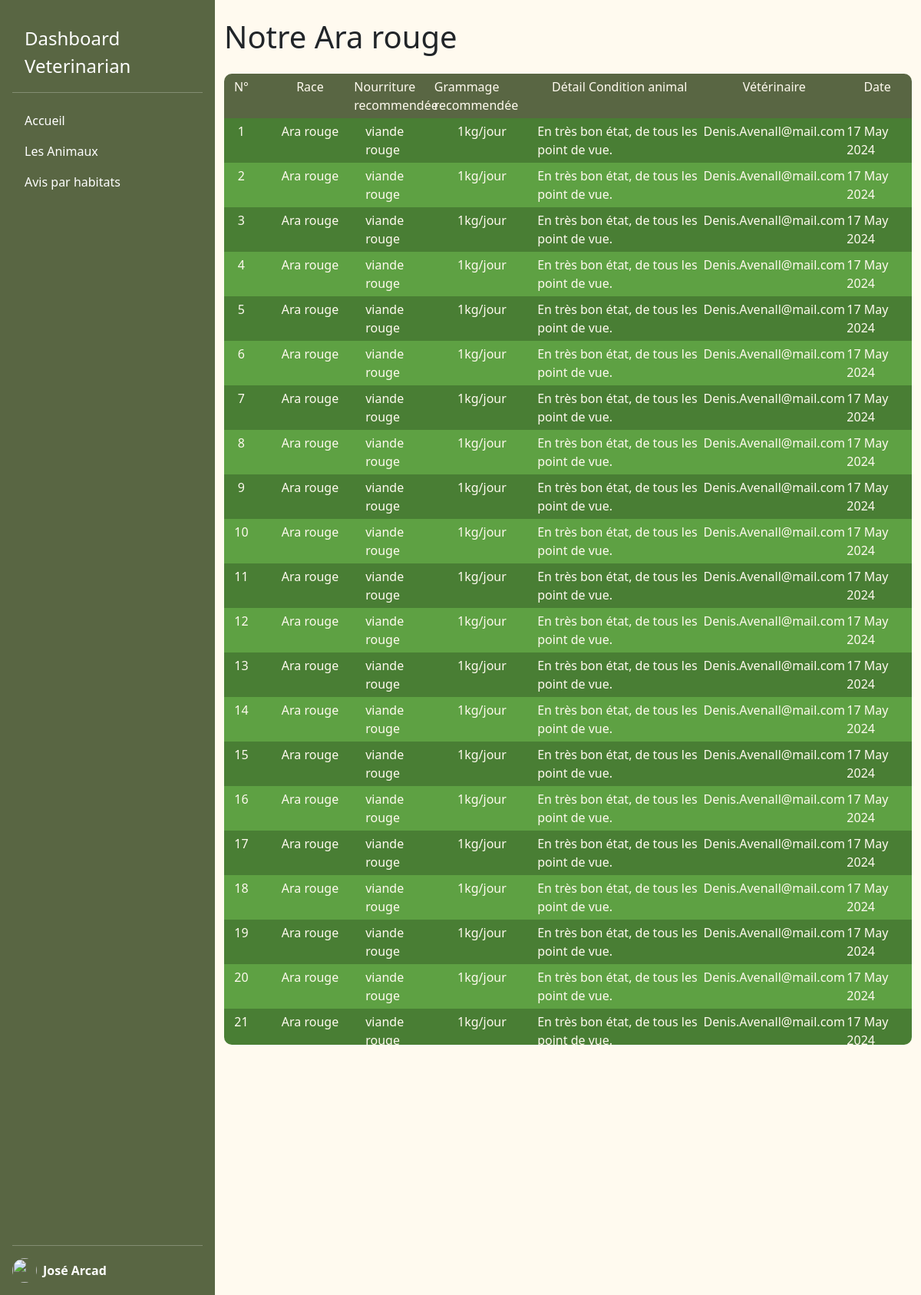
The page /veterinarian/pages/animalOpinion.php?animal_id=4 on the database its author committed.
### tables this page shows
CREATE TABLE IF NOT EXISTS `animal`(
    animal_id INT NOT NULL AUTO_INCREMENT,
    animal_race VARCHAR(255) NOT NULL,
    animal_condition VARCHAR(255),
    food VARCHAR(255),
    food_weight VARCHAR(255),
    food_date_time INT,
    veterinary_opinion_id INT,
    habitat_id INT,
    class_id INT,
    PRIMARY KEY(animal_id),
    FOREIGN KEY(habitat_id) REFERENCES habitat(habitat_id),
    FOREIGN KEY(class_id) REFERENCES class(class_id)
);

CREATE TABLE IF NOT EXISTS `veterinary_opinion`(
    veterinary_opinion_id INT NOT NULL AUTO_INCREMENT,
    date INT NOT NULL,
    recommended_food VARCHAR(255) NOT NULL,
    recommended_food_weight VARCHAR(255) NOT NULL,
    animal_condition_details VARCHAR(255),
    username VARCHAR(255),
    animal_id INT,
    PRIMARY KEY(veterinary_opinion_id),
    FOREIGN KEY(username) REFERENCES user(username),
    FOREIGN KEY(animal_id) REFERENCES animal(animal_id)
);

### lib/functions.php (called while the page is built, shortened)
<?php
function getAnimal(PDO $pdo, int $animal_id): array
{
    $query = $pdo->prepare("SELECT * FROM animal JOIN class ON animal.class_id=class.class_id JOIN habitat ON animal.habitat_id=habitat.habitat_id WHERE animal_id=:animal_id");
    $query->bindValue(":animal_id", $animal_id);
    $query->execute();
    $animal = $query->fetch(PDO::FETCH_ASSOC);
    return $animal;
}
function getVeterinarianOpinions(PDO $pdo): array
{
    $query = $pdo->prepare("SELECT * FROM veterinary_opinion");
    $query->execute();
    $veterinary_opinions = $query->fetchAll(PDO::FETCH_ASSOC);
    return $veterinary_opinions;
}

### veterinarian/pages/animalOpinion.php (the view, shortened to what this page needs)
<?php
require_once __DIR__ . "../../templates/header.php";
$animal_id = $_GET['animal_id'];
$animal = getAnimal($pdo, $animal_id);
$veterinary_opinions = getVeterinarianOpinions($pdo);
?>
<div class="container">
    <div class="d-flex align-items-center justify-content-between">
        <h1 class="my-4">Notre <?= $animal['animal_race'] ?></h1>
    </div>
    <div class="table">
        <div class="table_head table_head_opinion_animals">
            <div class="table_head_text">N°</div>
            <div class="table_head_text">Race</div>
            <div class="table_head_text">Nourriture recommendée</div>
            <div class="table_head_text">Grammage recommendée</div>
            <div class="table_head_text">Détail Condition animal</div>
            <div class="table_head_text">Vétérinaire</div>
            <div class="table_head_text">Date</div>
        </div>
        <?php foreach ($veterinary_opinions as $key => $veterinary_opinion) { ?>
            <div class="table_body table_body_opinion_animals <?php if ($key % 2 === 0) {
                                                            echo "striped";
                                                        } ?>">
                <div class="table_body_text"><?= $veterinary_opinion['veterinary_opinion_id'] ?></div>
                <div class="table_body_text"><?= $animal['animal_race'] ?></div>
                <div class="table_body_text"><?= $veterinary_opinion['recommended_food'] ?></div>
                <div class="table_body_text"><?= $veterinary_opinion['recommended_food_weight'] ?></div>
                <div class="table_body_text"><?= $veterinary_opinion['animal_condition_details'] ?></div>
                <div class="table_body_text"><?= $veterinary_opinion['username'] ?></div>
                <div class="table_body_text"><?= date('d M Y', $veterinary_opinion['date']) ?></div>
            </div>
        <?php } ?>
    </div>
</div>
<?php
require_once __DIR__ . "../../templates/footer.php";
?>

### veterinarian/assets/css/styles.css (style rules this page uses)
body { margin: 0; background-color: #fffaef; }
@media screen and (min-width: 993px) { .table { max-height: 75vh; width: 100%; color: #fffaef; overflow: scroll; border-radius: 10px; } }
@media screen and (min-width: 993px) { .table_head { background-color: #596643; } }
@media screen and (min-width: 993px) { .table_body { background-color: #5ea143; } }
@media screen and (min-width: 993px) { .striped { background-color: #497e34; } }
@media screen and (min-width: 993px) { .table_head, .table_body { display: grid; grid-template-columns: 5% 15% 30% 20% 15% 15%; } }
@media screen and (min-width: 993px) { .table_head_text, .table_body_text { display: flex; justify-content: center; padding: 5px; } }
@media screen and (min-width: 993px) { .table_head_opinion_animals, .table_body_opinion_animals { grid-template-columns: 5% 15% 10% 15% 25% 20% 10%; } }

### rows shown on the page
animal: animal_race "Ara rouge"
veterinary_opinion: veterinary_opinion_id "1", recommended_food "viande rouge", recommended_food_weight "1kg/jour", animal_condition_details "En très bon état, de tous les point de vue.", username "Denis.Avenall@mail.com", date "17 May 2024"
veterinary_opinion: veterinary_opinion_id "2", recommended_food "viande rouge", recommended_food_weight "1kg/jour", animal_condition_details "En très bon état, de tous les point de vue.", username "Denis.Avenall@mail.com", date "17 May 2024"
veterinary_opinion: veterinary_opinion_id "3", recommended_food "viande rouge", recommended_food_weight "1kg/jour", animal_condition_details "En très bon état, de tous les point de vue.", username "Denis.Avenall@mail.com", date "17 May 2024"
veterinary_opinion: veterinary_opinion_id "4", animal.animal_race "Ara rouge", recommended_food "viande rouge", recommended_food_weight "1kg/jour", animal_condition_details "En très bon état, de tous les point de vue.", username "Denis.Avenall@mail.com", date "17 May 2024"
veterinary_opinion: veterinary_opinion_id "5", recommended_food "viande rouge", recommended_food_weight "1kg/jour", animal_condition_details "En très bon état, de tous les point de vue.", username "Denis.Avenall@mail.com", date "17 May 2024"
veterinary_opinion: veterinary_opinion_id "6", recommended_food "viande rouge", recommended_food_weight "1kg/jour", animal_condition_details "En très bon état, de tous les point de vue.", username "Denis.Avenall@mail.com", date "17 May 2024"
veterinary_opinion: veterinary_opinion_id "7", recommended_food "viande rouge", recommended_food_weight "1kg/jour", animal_condition_details "En très bon état, de tous les point de vue.", username "Denis.Avenall@mail.com", date "17 May 2024"
veterinary_opinion: veterinary_opinion_id "8", recommended_food "viande rouge", recommended_food_weight "1kg/jour", animal_condition_details "En très bon état, de tous les point de vue.", username "Denis.Avenall@mail.com", date "17 May 2024"
veterinary_opinion: veterinary_opinion_id "9", recommended_food "viande rouge", recommended_food_weight "1kg/jour", animal_condition_details "En très bon état, de tous les point de vue.", username "Denis.Avenall@mail.com", date "17 May 2024"
veterinary_opinion: veterinary_opinion_id "10", recommended_food "viande rouge", recommended_food_weight "1kg/jour", animal_condition_details "En très bon état, de tous les point de vue.", username "Denis.Avenall@mail.com", date "17 May 2024"
veterinary_opinion: veterinary_opinion_id "11", recommended_food "viande rouge", recommended_food_weight "1kg/jour", animal_condition_details "En très bon état, de tous les point de vue.", username "Denis.Avenall@mail.com", date "17 May 2024"
veterinary_opinion: veterinary_opinion_id "12", recommended_food "viande rouge", recommended_food_weight "1kg/jour", animal_condition_details "En très bon état, de tous les point de vue.", username "Denis.Avenall@mail.com", date "17 May 2024"
veterinary_opinion: veterinary_opinion_id "13", recommended_food "viande rouge", recommended_food_weight "1kg/jour", animal_condition_details "En très bon état, de tous les point de vue.", username "Denis.Avenall@mail.com", date "17 May 2024"
veterinary_opinion: veterinary_opinion_id "14", recommended_food "viande rouge", recommended_food_weight "1kg/jour", animal_condition_details "En très bon état, de tous les point de vue.", username "Denis.Avenall@mail.com", date "17 May 2024"
veterinary_opinion: veterinary_opinion_id "15", recommended_food "viande rouge", recommended_food_weight "1kg/jour", animal_condition_details "En très bon état, de tous les point de vue.", username "Denis.Avenall@mail.com", date "17 May 2024"
veterinary_opinion: veterinary_opinion_id "16", recommended_food "viande rouge", recommended_food_weight "1kg/jour", animal_condition_details "En très bon état, de tous les point de vue.", username "Denis.Avenall@mail.com", date "17 May 2024"
veterinary_opinion: veterinary_opinion_id "17", recommended_food "viande rouge", recommended_food_weight "1kg/jour", animal_condition_details "En très bon état, de tous les point de vue.", username "Denis.Avenall@mail.com", date "17 May 2024"
veterinary_opinion: veterinary_opinion_id "18", recommended_food "viande rouge", recommended_food_weight "1kg/jour", animal_condition_details "En très bon état, de tous les point de vue.", username "Denis.Avenall@mail.com", date "17 May 2024"
veterinary_opinion: veterinary_opinion_id "19", recommended_food "viande rouge", recommended_food_weight "1kg/jour", animal_condition_details "En très bon état, de tous les point de vue.", username "Denis.Avenall@mail.com", date "17 May 2024"
veterinary_opinion: veterinary_opinion_id "20", recommended_food "viande rouge", recommended_food_weight "1kg/jour", animal_condition_details "En très bon état, de tous les point de vue.", username "Denis.Avenall@mail.com", date "17 May 2024"
veterinary_opinion: veterinary_opinion_id "21", recommended_food "viande rouge", recommended_food_weight "1kg/jour", animal_condition_details "En très bon état, de tous les point de vue.", username "Denis.Avenall@mail.com", date "17 May 2024"

### other values the page prints
$menuItem["title"] "Accueil"
$menuItem["title"] "Les Animaux"
$menuItem["title"] "Avis par habitats"
